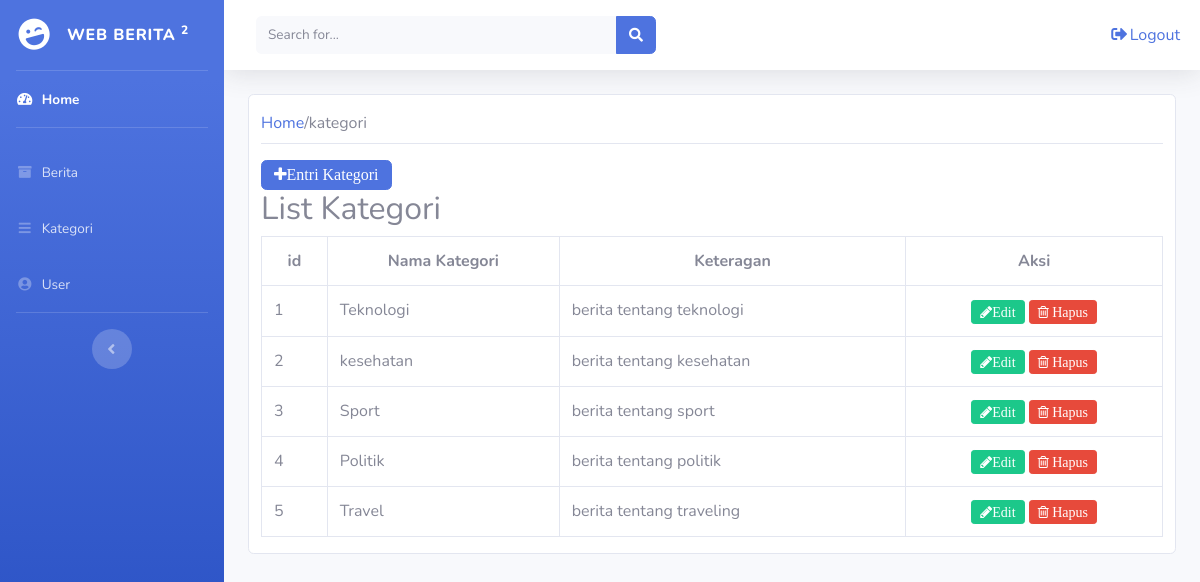
The page /admin/index.php?page=kategori (signed in) on the database its author committed.
### tables this page shows
CREATE TABLE `kategori` (
  `id` int(11) NOT NULL,
  `nama_kategori` varchar(50) NOT NULL,
  `keterangan` varchar(100) NOT NULL
);

### admin/kategori.php (the view, shortened to what this page needs)
<div class="d-flex left-content-between flex-wrap flex-md-nowrap align-items-center pt-3 pb-2 mb-3 border-bottom">
        <a href="index.php">Home</a> /kategori
      </div>
 <?php
 $aksi = isset($_GET['aksi']) ? $_GET['aksi'] : 'list';
 switch ($aksi) {
 	case 'list':
 ?>
 <a href="?page=kategori&aksi=entri" class="btn btn-primary fa fa-plus">Entri Kategori</a>
 <h2> List Kategori </h2>
 <table class="table table-bordered table-stripped">
 	<tr align="center">
	 	<th>id</th>
	 	<th>Nama Kategori</th>
	 	<th>Keteragan</th>
	 	<th>Aksi</th>
	 </tr>
	 <?php
	 	include 'koneksi.php';
	 	$tampil = mysqli_query($koneksi,"SELECT * FROM kategori ORDER BY id ASC");
	 	$no=1;
	 	while ($data = mysqli_fetch_array($tampil)) {
	 	?>
	 	<tr>
	 		<td><?php echo $no; ?></td>
		 	<td><?php echo $data['nama_kategori'] ?></td>
		 	<td><?php echo $data['keterangan'] ?></td>
		 	<td align="center">
		 		<a href="?page=kategori&aksi=edit&id=<?php echo $data['id']; ?>" class="btn btn-success btn-sm fa fa-pencil">Edit</a>
		 		<a href="aksi_kategori.php?page=kategori&proses=hapus&id=<?php echo $data['id']; ?>" onclick="return confirm('Yakin akan menghapus data ?');" class="btn btn-danger btn-sm fa fa-trash-o"> Hapus </a>
		 	</td>
	 	</tr>
	 	<?php
	 		$no++;
	 	}
	 ?>
 </table>
 <?php
 		break;
 ?>
 <?php
 }
 ?>

### rows shown on the page
kategori: nama_kategori "Teknologi", keterangan "berita tentang teknologi"
kategori: nama_kategori "kesehatan", keterangan "berita tentang kesehatan"
kategori: nama_kategori "Sport", keterangan "berita tentang sport"
kategori: nama_kategori "Politik", keterangan "berita tentang politik"
kategori: nama_kategori "Travel", keterangan "berita tentang traveling"
